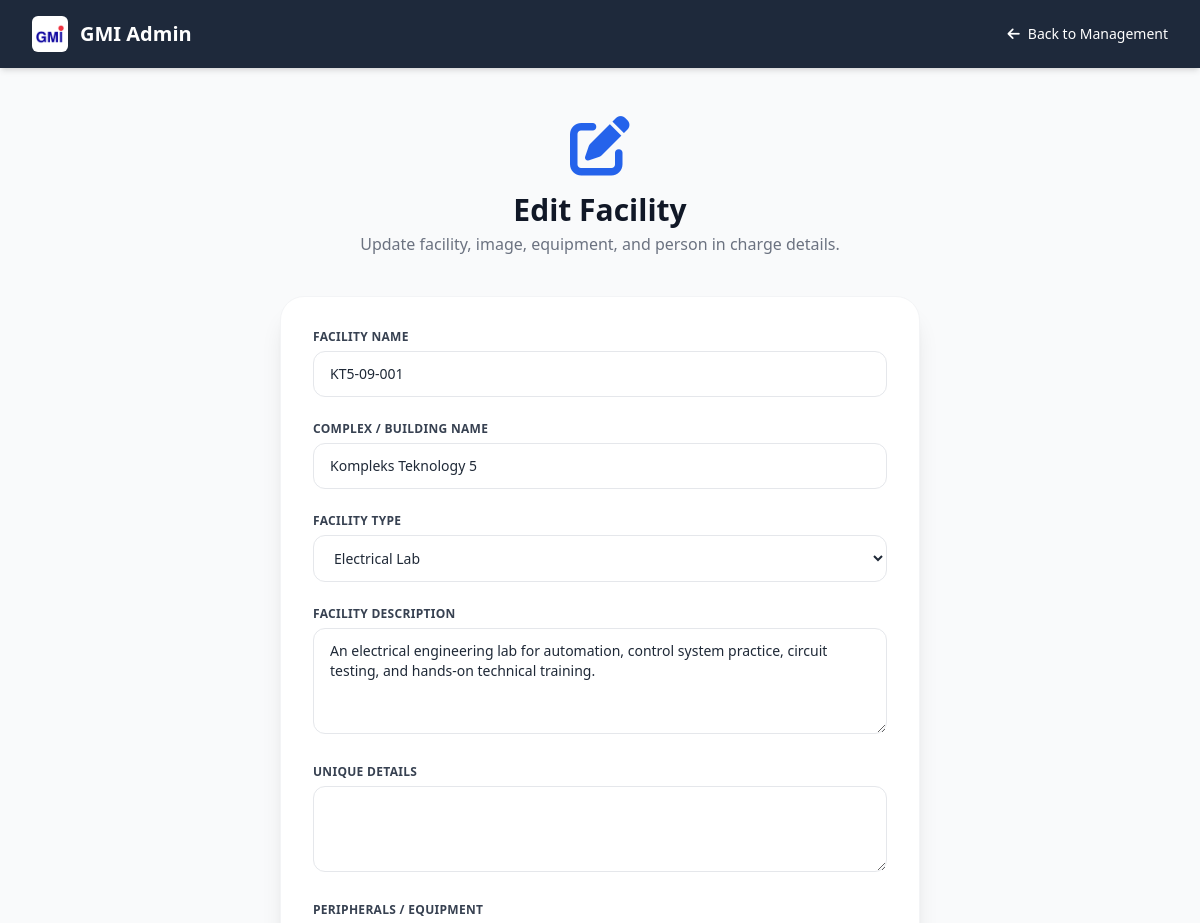
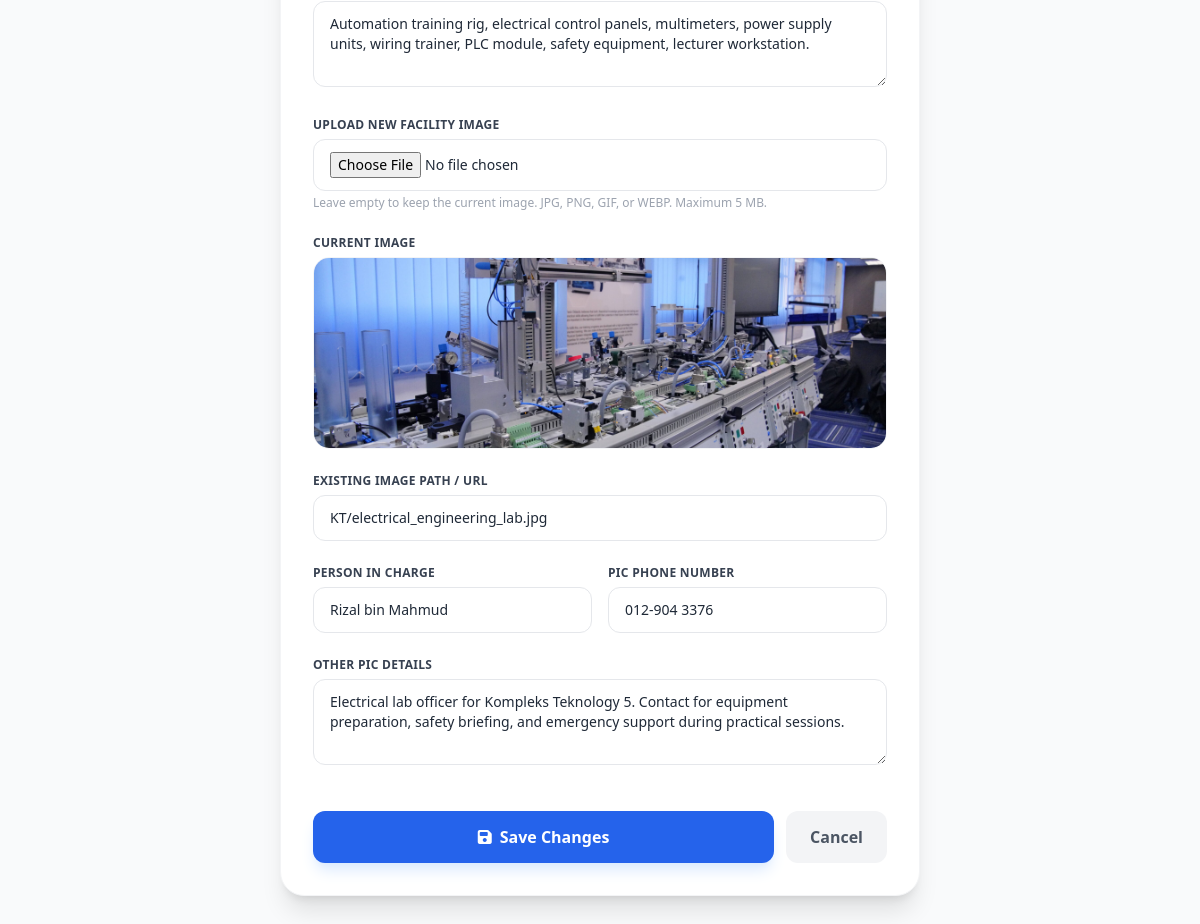
/edit_facility.php?facility_id=5 (signed in), run on the app's committed database (2 pictures, top to bottom).
### tables this page shows
CREATE TABLE `system_settings` (
  `setting_key` varchar(100) NOT NULL,
  `setting_value` varchar(255) DEFAULT NULL
);

CREATE TABLE `facility_descriptions` (
  `description_id` int(11) NOT NULL,
  `facility_id` int(11) NOT NULL,
  `description` text DEFAULT NULL,
  `unique_details` text DEFAULT NULL,
  `created_at` timestamp NOT NULL DEFAULT current_timestamp(),
  `updated_at` timestamp NOT NULL DEFAULT current_timestamp() ON UPDATE current_timestamp()
);

CREATE TABLE `facilities` (
  `facility_id` int(20) NOT NULL,
  `name` varchar(100) NOT NULL,
  `location` varchar(100) NOT NULL,
  `category` varchar(50) NOT NULL,
  `description` text DEFAULT NULL,
  `peripherals` text DEFAULT NULL,
  `image_url` varchar(255) DEFAULT NULL,
  `person_in_charge` varchar(100) DEFAULT NULL,
  `pic_phone` varchar(30) DEFAULT NULL,
  `pic_details` text DEFAULT NULL
);

### edit_facility.php (the view, shortened to what this page needs)
<?php
include 'connectdb.php';
require_once 'system_helpers.php';
mysqli_select_db($dataconn, 'cookie');
$facility_id = isset($_GET['facility_id']) ? (int)$_GET['facility_id'] : 0;
$categories = spg_get_categories($dataconn);
$facility_res = mysqli_query($dataconn, "SELECT f.*, " . spg_facility_description_select('f', 'fd') . "
    FROM facilities f
    " . spg_facility_description_join('f', 'fd') . "
    WHERE f.facility_id = '$facility_id'
    LIMIT 1");
$facility = $facility_res ? mysqli_fetch_assoc($facility_res) : null;
?>
<!DOCTYPE html>
<html lang="en">
<head>
    <script src="https://cdn.tailwindcss.com"></script>
    <link rel="stylesheet" href="https://cdnjs.cloudflare.com/ajax/libs/font-awesome/6.4.0/css/all.min.css">
</head>
<body class="bg-gray-50 font-sans antialiased text-gray-800">
    <nav class="bg-slate-800 text-white shadow-md px-8 py-4 flex justify-between items-center">
        <div class="flex items-center space-x-3">
            <?= spg_brand_logo($dataconn, 'h-9 w-9') ?>
            <span class="text-xl font-bold">GMI Admin</span>
        </div>
        <a href="mng_facility.php" class="text-sm hover:text-blue-400 transition"><i class="fa-solid fa-arrow-left mr-2"></i>Back to Management</a>
    </nav>
    <main class="max-w-2xl mx-auto px-4 py-12">
        <div class="mb-10 text-center">
            <i class="fa-solid fa-pen-to-square text-6xl text-blue-600"></i>
            <h1 class="text-3xl font-bold text-gray-900 mt-4">Edit Facility</h1>
            <p class="text-gray-500 mt-1">Update facility, image, equipment, and person in charge details.</p>
        </div>
        <div class="bg-white p-8 rounded-3xl shadow-xl border border-gray-100">
            <form action="edit_facility.php?facility_id=<?= $facility_id ?>" method="POST" enctype="multipart/form-data" class="space-y-6">
                <div>
                    <label for="name" class="block text-xs font-bold text-gray-700 uppercase tracking-wide mb-1.5">Facility Name</label>
                    <input type="text" id="name" name="name" value="<?= htmlspecialchars($facility['name']) ?>" required
                        class="w-full px-4 py-3 border border-gray-200 rounded-xl text-sm focus:ring-2 focus:ring-blue-500 outline-none transition">
                </div>
                <div>
                    <label for="location" class="block text-xs font-bold text-gray-700 uppercase tracking-wide mb-1.5">Complex / Building Name</label>
                    <input type="text" id="location" name="location" value="<?= htmlspecialchars($facility['location']) ?>" required
                        class="w-full px-4 py-3 border border-gray-200 rounded-xl text-sm focus:ring-2 focus:ring-blue-500 outline-none transition">
                </div>
                <div>
                    <label for="category" class="block text-xs font-bold text-gray-700 uppercase tracking-wide mb-1.5">Facility Type</label>
                    <select id="category" name="category" required
                        class="w-full px-4 py-3 border border-gray-200 rounded-xl text-sm focus:ring-2 focus:ring-blue-500 outline-none transition bg-white cursor-pointer">
                        <?php foreach ($categories as $category_name): ?>
                            <option value="<?= htmlspecialchars($category_name) ?>" <?= $facility['category'] === $category_name ? 'selected' : '' ?>><?= htmlspecialchars($category_name) ?></option>
                        <?php endforeach; ?>
                    </select>
                </div>
                <div>
                    <label for="description" class="block text-xs font-bold text-gray-700 uppercase tracking-wide mb-1.5">Facility Description</label>
                    <textarea id="description" name="description" rows="4" required
                        class="w-full px-4 py-3 border border-gray-200 rounded-xl text-sm focus:ring-2 focus:ring-blue-500 outline-none transition"><?= htmlspecialchars($facility['facility_description'] ?? '') ?></textarea>
                </div>
                <div>
                    <label for="unique_details" class="block text-xs font-bold text-gray-700 uppercase tracking-wide mb-1.5">Unique Details</label>
                    <textarea id="unique_details" name="unique_details" rows="3"
                        class="w-full px-4 py-3 border border-gray-200 rounded-xl text-sm focus:ring-2 focus:ring-blue-500 outline-none transition"><?= htmlspecialchars($facility['unique_details'] ?? '') ?></textarea>
                </div>
                <div>
                    <label for="peripherals" class="block text-xs font-bold text-gray-700 uppercase tracking-wide mb-1.5">Peripherals / Equipment</label>
                    <textarea id="peripherals" name="peripherals" rows="3"
                        class="w-full px-4 py-3 border border-gray-200 rounded-xl text-sm focus:ring-2 focus:ring-blue-500 outline-none transition"><?= htmlspecialchars($facility['peripherals'] ?? '') ?></textarea>
                </div>
                <div>
                    <label for="facility_image" class="block text-xs font-bold text-gray-700 uppercase tracking-wide mb-1.5">Upload New Facility Image</label>
                    <input type="file" id="facility_image" name="facility_image" accept="image/*"
                        class="w-full px-4 py-3 border border-gray-200 rounded-xl text-sm focus:ring-2 focus:ring-blue-500 outline-none transition bg-white">
                    <p class="text-xs text-gray-400 mt-1">Leave empty to keep the current image. JPG, PNG, GIF, or WEBP. Maximum 5 MB.</p>
                </div>
                <?php if (!empty($facility['image_url'])): ?>
                    <div>
                        <p class="block text-xs font-bold text-gray-700 uppercase tracking-wide mb-1.5">Current Image</p>
                        <img src="<?= htmlspecialchars($facility['image_url']) ?>" alt="<?= htmlspecialchars($facility['name']) ?>" class="w-full h-48 object-cover rounded-2xl border border-gray-100">
                    </div>
                <?php endif; ?>
                <div>
                    <label for="image_url" class="block text-xs font-bold text-gray-700 uppercase tracking-wide mb-1.5">Existing Image Path / URL</label>
                    <input type="text" id="image_url" name="image_url" value="<?= htmlspecialchars($facility['image_url'] ?? '') ?>"
                        class="w-full px-4 py-3 border border-gray-200 rounded-xl text-sm focus:ring-2 focus:ring-blue-500 outline-none transition">
                </div>
                <div class="grid grid-cols-1 md:grid-cols-2 gap-4">
                    <div>
                        <label for="person_in_charge" class="block text-xs font-bold text-gray-700 uppercase tracking-wide mb-1.5">Person In Charge</label>
                        <input type="text" id="person_in_charge" name="person_in_charge" value="<?= htmlspecialchars($facility['person_in_charge'] ?? '') ?>" required
                            class="w-full px-4 py-3 border border-gray-200 rounded-xl text-sm focus:ring-2 focus:ring-blue-500 outline-none transition">
                    </div>
                    <div>
                        <label for="pic_phone" class="block text-xs font-bold text-gray-700 uppercase tracking-wide mb-1.5">PIC Phone Number</label>
                        <input type="text" id="pic_phone" name="pic_phone" value="<?= htmlspecialchars($facility['pic_phone'] ?? '') ?>" required
                            class="w-full px-4 py-3 border border-gray-200 rounded-xl text-sm focus:ring-2 focus:ring-blue-500 outline-none transition">
                    </div>
                </div>
                <div>
                    <label for="pic_details" class="block text-xs font-bold text-gray-700 uppercase tracking-wide mb-1.5">Other PIC Details</label>
                    <textarea id="pic_details" name="pic_details" rows="3"
                        class="w-full px-4 py-3 border border-gray-200 rounded-xl text-sm focus:ring-2 focus:ring-blue-500 outline-none transition"><?= htmlspecialchars($facility['pic_details'] ?? '') ?></textarea>
                </div>
                <div class="pt-4 flex items-center gap-3">
                    <button type="submit" name="update" class="flex-1 bg-blue-600 hover:bg-blue-700 text-white py-3.5 rounded-xl font-bold transition flex items-center justify-center gap-2 shadow-lg shadow-blue-100">
                        <i class="fa-solid fa-floppy-disk"></i> Save Changes
                    </button>
                    <a href="mng_facility.php" class="px-6 py-3.5 bg-gray-100 text-gray-600 rounded-xl font-bold hover:bg-gray-200 transition">
                        Cancel
                    </a>
                </div>
            </form>
        </div>
    </main>
</body>
</html>

### system_helpers.php (shortened to what this page needs)
<?php
function spg_column_exists($conn, $table, $column) {
    $table = mysqli_real_escape_string($conn, $table);
    $column = mysqli_real_escape_string($conn, $column);
    $result = mysqli_query($conn, "SHOW COLUMNS FROM `$table` LIKE '$column'");
    return $result && mysqli_num_rows($result) > 0;
}
function spg_ensure_schema($conn) {
    mysqli_query($conn, "CREATE TABLE IF NOT EXISTS system_settings (
        setting_key VARCHAR(100) NOT NULL PRIMARY KEY,
        setting_value VARCHAR(255) NULL
    )");
    mysqli_query($conn, "CREATE TABLE IF NOT EXISTS facility_categories (
        category_id INT NOT NULL AUTO_INCREMENT PRIMARY KEY,
        category_name VARCHAR(50) NOT NULL UNIQUE
    )");
    mysqli_query($conn, "CREATE TABLE IF NOT EXISTS facility_descriptions (
        description_id INT NOT NULL AUTO_INCREMENT PRIMARY KEY,
        facility_id INT NOT NULL UNIQUE,
        description TEXT NULL,
        unique_details TEXT NULL,
        created_at TIMESTAMP DEFAULT CURRENT_TIMESTAMP,
        updated_at TIMESTAMP DEFAULT CURRENT_TIMESTAMP ON UPDATE CURRENT_TIMESTAMP
    )");
    $default_categories = array('Classroom', 'Computer Lab', 'Lecture Hall', 'Meeting Room', 'Auditorium', 'Workshop', 'Laboratory', 'Mini Cinema');
    foreach ($default_categories as $category) {
        $category = mysqli_real_escape_string($conn, $category);
        mysqli_query($conn, "INSERT IGNORE INTO facility_categories (category_name) VALUES ('$category')");
    }
    mysqli_query($conn, "INSERT IGNORE INTO facility_categories (category_name)
        SELECT DISTINCT category FROM facilities WHERE category IS NOT NULL AND category <> ''");
    $facility_columns = array(
        'description' => "ALTER TABLE facilities ADD description TEXT NULL",
        'peripherals' => "ALTER TABLE facilities ADD peripherals TEXT NULL",
        'image_url' => "ALTER TABLE facilities ADD image_url VARCHAR(255) NULL",
        'person_in_charge' => "ALTER TABLE facilities ADD person_in_charge VARCHAR(100) NULL",
        'pic_phone' => "ALTER TABLE facilities ADD pic_phone VARCHAR(30) NULL",
        'pic_details' => "ALTER TABLE facilities ADD pic_details TEXT NULL"
    );
    foreach ($facility_columns as $column => $sql) {
        if (!spg_column_exists($conn, 'facilities', $column)) {
            mysqli_query($conn, $sql);
        }
    }
    mysqli_query($conn, "INSERT INTO facility_descriptions (facility_id, description)
        SELECT facility_id, description
        FROM facilities
        WHERE description IS NOT NULL AND description <> ''
        ON DUPLICATE KEY UPDATE
            description = IF(facility_descriptions.description IS NULL OR facility_descriptions.description = '', VALUES(description), facility_descriptions.description)");
    mysqli_query($conn, "ALTER TABLE facilities MODIFY name VARCHAR(100) NOT NULL");
    mysqli_query($conn, "ALTER TABLE facilities MODIFY location VARCHAR(100) NOT NULL");
    mysqli_query($conn, "ALTER TABLE facilities MODIFY category VARCHAR(50) NOT NULL");
    if (spg_column_exists($conn, 'users', 'phone_number')) {
        mysqli_query($conn, "ALTER TABLE users MODIFY phone_number VARCHAR(30) NOT NULL");
    }
    if (spg_column_exists($conn, 'booking', 'time')) {
        mysqli_query($conn, "ALTER TABLE booking MODIFY time TIME NOT NULL");
    }
    $booking_columns = array(
        'purpose' => "ALTER TABLE booking ADD purpose VARCHAR(255) NULL",
        'emergency_phone' => "ALTER TABLE booking ADD emergency_phone VARCHAR(30) NULL",
        'remarks' => "ALTER TABLE booking ADD remarks TEXT NULL"
    );
    foreach ($booking_columns as $column => $sql) {
        if (!spg_column_exists($conn, 'booking', $column)) {
            mysqli_query($conn, $sql);
        }
    }
}
function spg_facility_description_join($facility_alias = 'f', $description_alias = 'fd') {
    return "LEFT JOIN facility_descriptions $description_alias ON $description_alias.facility_id = $facility_alias.facility_id";
}
function spg_facility_description_select($facility_alias = 'f', $description_alias = 'fd') {
    return "COALESCE($description_alias.description, $facility_alias.description) AS facility_description, $description_alias.unique_details AS unique_details";
}
function spg_get_categories($conn) {
    spg_ensure_schema($conn);
    $categories = array();
    $result = mysqli_query($conn, "SELECT category_name FROM facility_categories ORDER BY category_name ASC");
    while ($result && $row = mysqli_fetch_assoc($result)) {
        $categories[] = $row['category_name'];
    }
    return $categories;
}
function spg_get_setting($conn, $key) {
    spg_ensure_schema($conn);
    $key = mysqli_real_escape_string($conn, $key);
    $result = mysqli_query($conn, "SELECT setting_value FROM system_settings WHERE setting_key = '$key' LIMIT 1");
    if ($result && $row = mysqli_fetch_assoc($result)) {
        return $row['setting_value'];
    }
    return '';
}
function spg_brand_logo($conn, $classes = 'h-9 w-9') {
    $logo_url = trim(spg_get_setting($conn, 'gmi_logo_url'));
    if ($logo_url !== '') {
        return "<img src='" . htmlspecialchars($logo_url) . "' alt='GMI Logo' class='" . htmlspecialchars($classes) . " object-contain bg-white rounded-md p-1'>";
    }
    return "<i class='fa-solid fa-building-shield text-xl'></i>";
}
?>

### data on the page
system_settings: setting_value (picture)
facility_descriptions: name "KT5-09-001", location "Kompleks Teknology 5", peripherals "Automation training rig, electrical control panels, multimeters, power supply units, wiring trainer, PLC module, safety equipment, lecturer workstation.", facility.image_url (picture), image_url "KT/electrical_engineering_lab.jpg", person_in_charge "Rizal bin Mahmud", pic_phone "012-904 3376", pic_details "Electrical lab officer for Kompleks Teknology 5. Contact for equipment preparation, safety briefing, and emergency support during practical sessions."
facilities: category "Electrical Lab"
